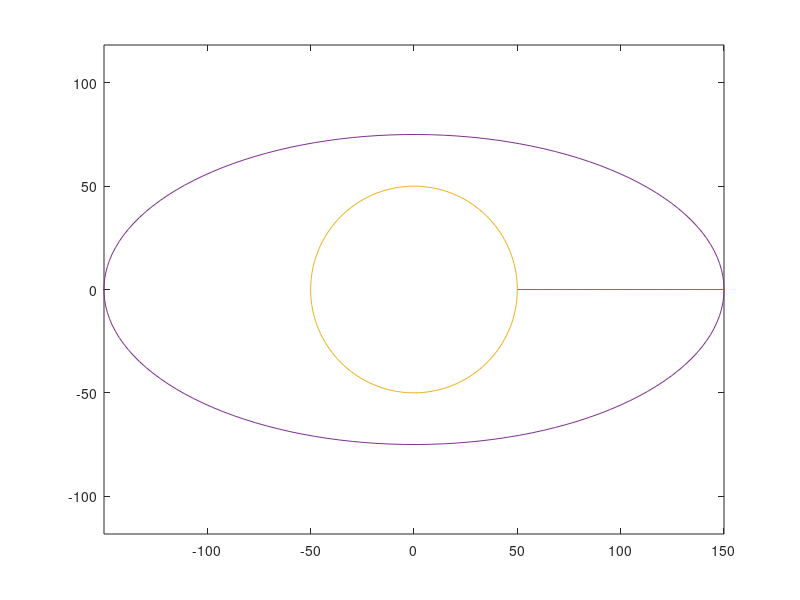

Reproduce this figure in MATLAB. (Note: this script raises an error after producing the figure.)
% creat 2D boundary data file
% nx nz x1(left) x2(right) z1(bottom) z2(top)

clc;
clear all;
close all;

nx = 150;
nz = 50;
r1 = 50;
r2 = 150;
printf = 1;

for i=1:nx
    bz1(i,1) = r1*cos(-(i-1)/(nx-1)*2*pi);
    bz1(i,2) = r1*sin(-(i-1)/(nx-1)*2*pi);

    bz2(i,1) = r2*cos(-(i-1)/(nx-1)*2*pi);
    bz2(i,2) = 0.5*r2*sin(-(i-1)/(nx-1)*2*pi);
end

dh = (r2-r1)/(nz-1);
for k=1:nz
    bx1(k,1) = r1+(k-1)*dh;
    bx1(k,2) = 0;

    bx2(k,1) = r1+(k-1)*dh;
    bx2(k,2) = 0;
end

if printf == 1
    figure(1)   
    plot(bx1(:,1),bx1(:,2));
    hold on;
    plot(bx2(:,1),bx2(:,2));
    plot(bz1(:,1),bz1(:,2));
    plot(bz2(:,1),bz2(:,2));
    axis equal;
end

% creat data file
export_bdry;
